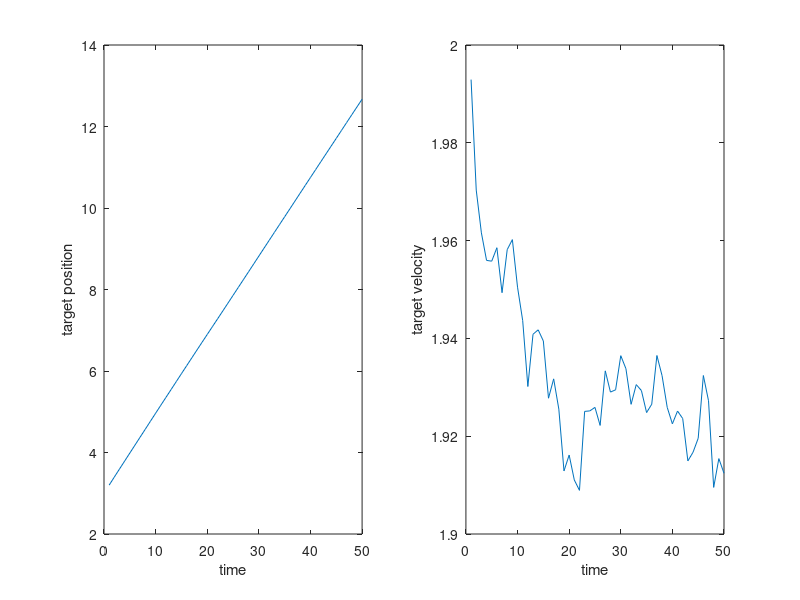
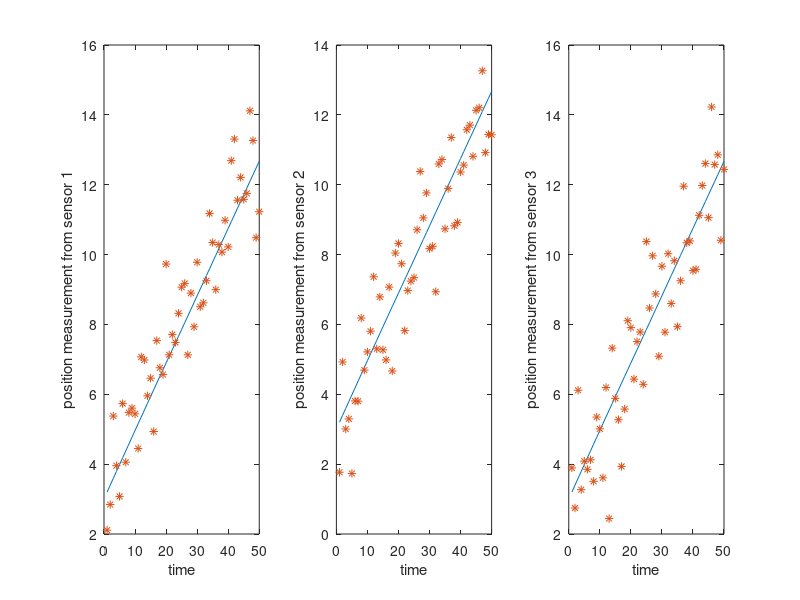

MATLAB code to generate these figures, in order: (Note: this script raises an error after producing the figures.)
clear
clc
close all

%% target
% parameter initialization
T = 0.1;
nSteps = 50;
nStates = 2;
x_tgt_init = [3; 2];
x_tgt = zeros(nSteps, nStates);
sigma_v = 0.1;
F = [1, T; 0, 1];
Gamma = [T^2 / 2; T];
% target update
for i = 1 : nSteps
    if i == 1
        x_tgt(i, :) = (F * x_tgt_init + Gamma * normrnd(0, sigma_v) )';
    else
        x_tgt(i, :) = (F * (x_tgt(i - 1, :) )' + Gamma * normrnd(0, sigma_v) )';
    end
end
% testing
figure
subplot(1, 2, 1)
plot(1:nSteps, x_tgt(:, 1))
xlabel('time')
ylabel('target position')
subplot(1, 2, 2)
plot(1:nSteps, x_tgt(:, 2))
xlabel('time')
ylabel('target velocity')

%% measurement
% parameter initialization
H = [1, 0];
R = [1, 1, 1];
nSensors = 3;
Z = zeros(nSteps, nSensors);
% measurement update
for i = 1 : nSteps
    for j = 1 : nSensors
        Z(i, j) = H * (x_tgt(i, :) )' + normrnd(0, sqrt(R(j) ) );
    end
end
% testing
figure
for i = 1 : nSensors
    subplot(1, 3, i)
    plot(1:nSteps, x_tgt(:, 1), 1:nSteps, Z(:, i), '*');
    str = sprintf('position measurement from sensor %d', i);
    xlabel('time')
    ylabel(str)
end

%% filter
% parameter initialization
x_fltr_init = [2; 1];
P_fltr_init = diag( [0.1, 0.5] );
x_fltr = cell(nSteps, nSensors);
P_fltr = cell(nSteps, nSensors);
cm = [0 0 1; 1 0 0; 0 1 0];
Q = Gamma * (Gamma)' * (sigma_v)^2;
% main loop
for i = 1 : nSteps
    % local Kalman filter
    for j = 1 : nSensors 
        if i == 1
            x_KF_upd = x_fltr_init;
            P_KF_upd = P_fltr_init;
        else
            x_KF_upd = x_fltr{i - 1, j};
            P_KF_upd = P_fltr{i - 1, j};
        end
        [x_KF_pred, P_KF_pred] = KF_pred(x_KF_upd, P_KF_upd, F, Q);
        z = Z(i, j);
        [x_KF_upd, P_KF_upd] = KF_upd(z, x_KF_pred, P_KF_pred, H, R(j) );
        % archive
        x_fltr{i, j} = x_KF_upd;
        P_fltr{i, j} = P_KF_upd; 
    end
    % distributed Kalman filter, DKF (consensus step 1)
    for j = 1 : nSensors
        for k = 1 : nSensors
            if cm(k, j) == 1
                z = Z(i, k);
                x_DKF = x_fltr{i, j};
                P_DKF = P_fltr{i, j};
                [x_DKF, P_DKF] = KF_upd(z, x_DKF, P_DKF, H, R(k) );
                % archive
                x_fltr{i, j} = x_DKF;
                P_fltr{i, j} = P_DKF;
            end
        end
    end
    % channel filter (consensus step 2)
    nConsensus = 5;
    for j = 1 : nConsensus
        for k = 1 : nSensors
            for l = 1 : nSensors
                if cm(l, k) == 1
                    if i == 1
                        x_p = F * x_fltr_init;
                        P_p = F * P_fltr_init * F' + Q;
                    else
                        x_p = F * x_fltr{i - 1, l};
                        P_p = F * P_fltr{i - 1, l} * F' + Q;
                    end
                    x_1 = x_fltr{i, k};
                    P_1 = P_fltr{i, k};
                    x_2 = x_fltr{i, l};
                    P_2 = P_fltr{i, l};
                    [x_CF, P_CF] = chnl_fltr(x_p, P_p, x_1, P_1, x_2, P_2);
                    % archive
                    x_fltr{i, k} = x_CF;
                    P_fltr{i, k} = P_CF;
                end
            end
        end
    end
end
% testing
figure
for i = 1 : nSensors
    t = cell2mat(x_fltr(:, i) );
    t_p = t(1:2:end);
    t_v = t(2:2:end);
    subplot(2, nSensors, i)
    plot(1:nSteps, x_tgt(:, 1), 1:nSteps, t_p);
    xlabel('time')
    ylabel('position')
    str = sprintf('local estimation from sensor %d', i);
    legend('target', str)
    hold on
    subplot(2, nSensors, i + nSensors)
    plot(1:nSteps, x_tgt(:, 2), 1:nSteps, t_v);
    xlabel('time')
    ylabel('velocity')
    str = sprintf('local estimation from sensor %d', i);
    legend('target', str)
end
bg = biograph(cm);
view(bg)